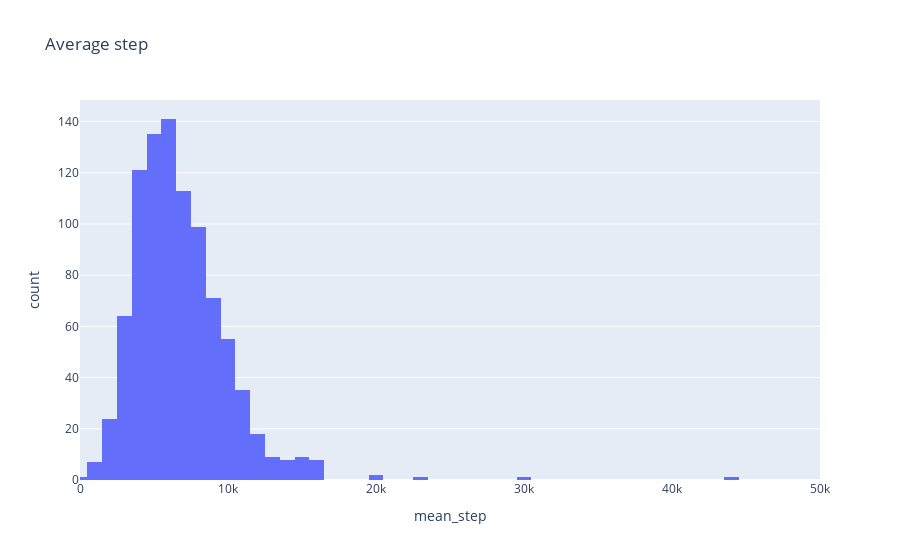

Source (notebook cell):
### Markdown cell above
An analysis of mean steps per participant:

### Code cell
#Graph of the distribution
fig = px.histogram(df, x="mean_step",title="Average step", range_x = (0,50000))
fig.show()

### Figure 1 — Plotly figure (JSON) as saved in the notebook; plotly's stock layout.template omitted (floating-point values rounded to 4 significant figures; data arrays with more than 128 entries replaced by an {"elided": "..."} marker saying what was removed)
{"data": [{"alignmentgroup": "True", "bingroup": "x", "hovertemplate": "mean_step=%{x}<br>count=%{y}<extra></extra>", "legendgroup": "", "marker": {"color": "#636efa", "pattern": {"shape": ""}}, "name": "", "offsetgroup": "", "orientation": "v", "showlegend": false, "type": "histogram", "x": {"elided": "929 float values"}, "xaxis": "x", "yaxis": "y"}], "layout": {"barmode": "relative", "legend": {"tracegroupgap": 0}, "title": {"text": "Average step"}, "xaxis": {"anchor": "y", "domain": [0, 1], "range": [0, 50000], "title": {"text": "mean_step"}}, "yaxis": {"anchor": "x", "domain": [0, 1], "title": {"text": "count"}}}}
